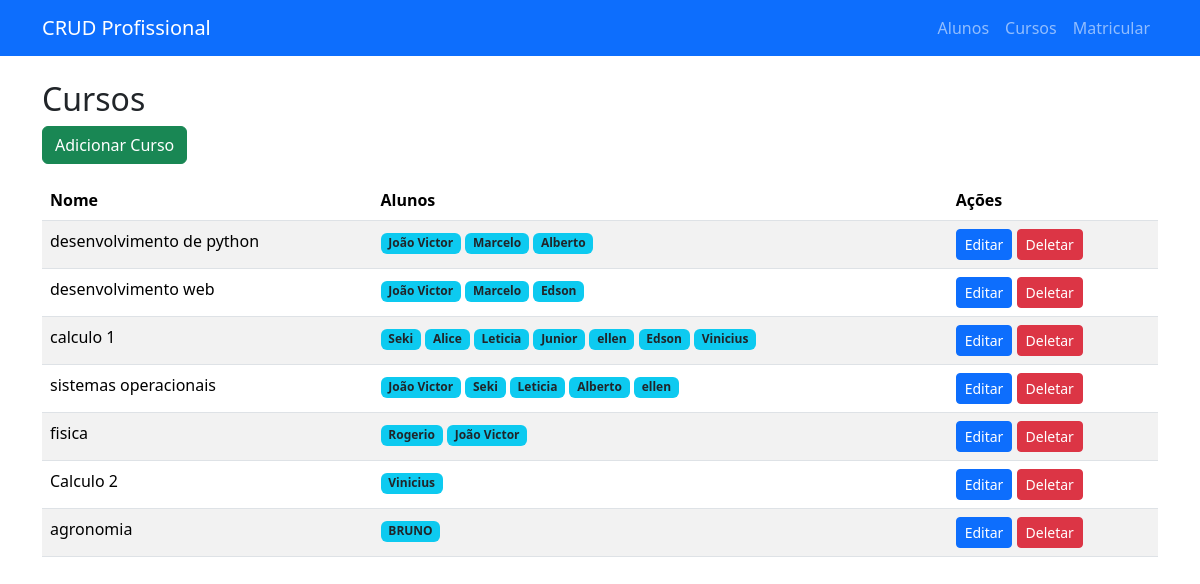
The page /cursos on the database as committed earlier.
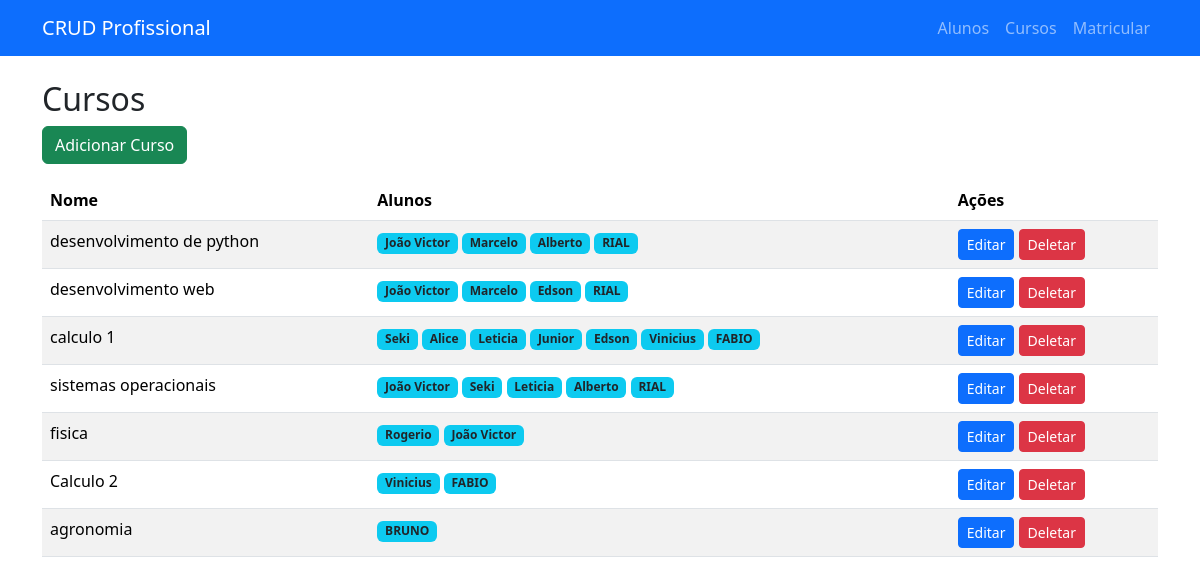
The same page on the database as committed later.
### app.py (models this page shows)
class Curso(db.Model):
    id = db.Column(db.Integer, primary_key=True)
    nome = db.Column(db.String(100), nullable=False)

class Aluno(db.Model):
    id = db.Column(db.Integer, primary_key=True)
    nome = db.Column(db.String(100), nullable=False)
    cursos = db.relationship('Curso', secondary=matriculas, backref=db.backref('alunos', lazy='dynamic'))

### app.py (the view)
@app.route('/cursos')
def cursos():
    lista_cursos = Curso.query.all()
    return render_template('cursos.html', cursos=lista_cursos)

### templates/cursos.html
{% extends "base.html" %}
{% block content %}
<h2>Cursos</h2>
<a class="btn btn-success mb-3" href="{{ url_for('adicionar_curso') }}">Adicionar Curso</a>
<table class="table table-striped">
    <thead>
        <tr>
            <th>Nome</th>
            <th>Alunos</th>
            <th>Ações</th>
        </tr>
    </thead>
    <tbody>
        {% for curso in cursos %}
        <tr>
            <td>{{ curso.nome }}</td>
            <td>
                {% for aluno in curso.alunos %}
                    <span class="badge bg-info text-dark">{{ aluno.nome }}</span>
                {% endfor %}
            </td>
            <td>
                <a class="btn btn-primary btn-sm" href="{{ url_for('editar_curso', id=curso.id) }}">Editar</a>
                <a class="btn btn-danger btn-sm" href="{{ url_for('deletar_curso', id=curso.id) }}">Deletar</a>
            </td>
        </tr>
        {% endfor %}
    </tbody>
</table>
{% endblock %}

Rows that differ between the two databases and show on the page:
removed Aluno: nome "ellen"
added Aluno: nome "RIAL"
added Aluno: nome "FABIO"
